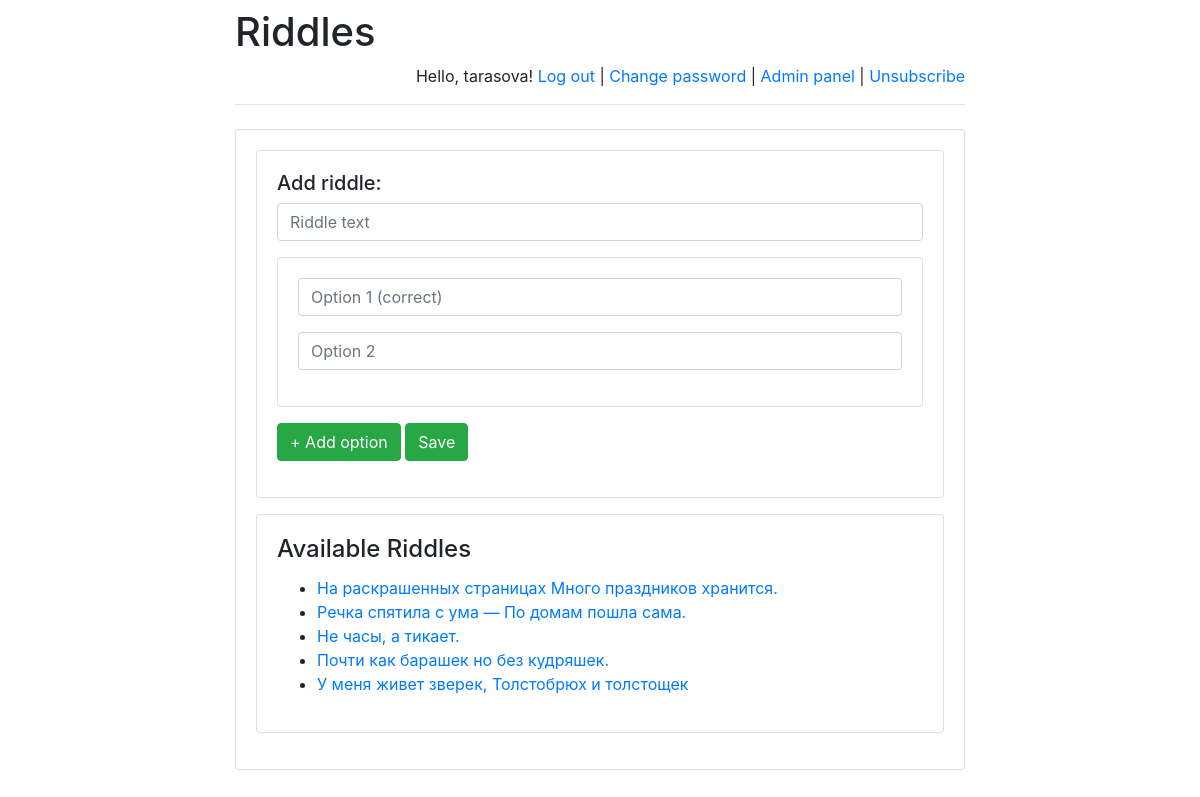
The page /riddles/admin/ (signed in) on the database as committed earlier.
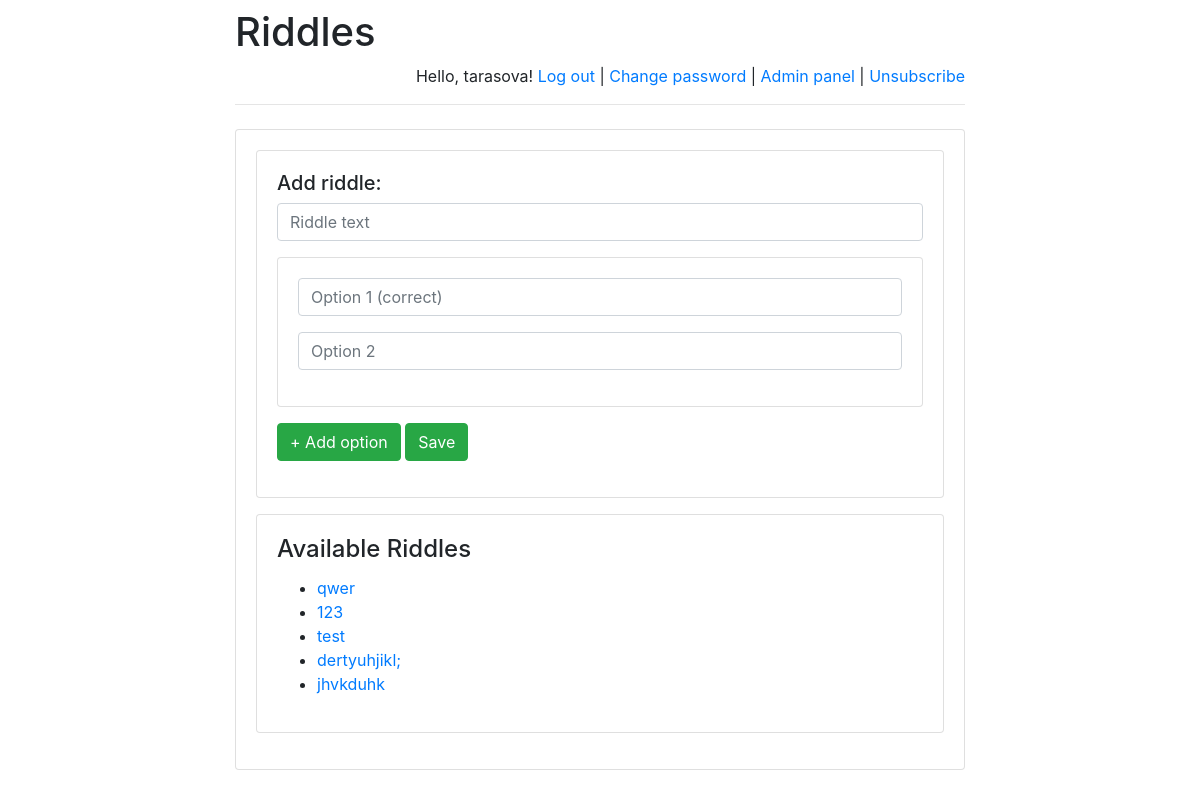
The same page on the database as committed later.
### riddles/models.py (models this page shows)
class Riddle(models.Model):
    riddle_text = models.CharField(max_length=255)
    pub_date = models.DateTimeField('date published')

### riddles/views.py (the view)
def admin(request):
    message = None
    if "message" in request.GET:
        message = request.GET["message"]
    return render(
        request,
        "admin.html",
        {
            "latest_riddles":
                Riddle.objects.order_by('-pub_date')[:5],
            "message": message,
        }
    )

### riddles/templates/admin.html (shortened to what this page needs)
{% extends 'base.html' %}
{% block main %}
    {% if user.is_staff %}
        <div class="card mb-3">
            <div class="card-body">
                <form action="../post_riddle/" method="post">
                    <h5>Add riddle:</h5>
                    <div class="mb-3">
                        <input class="form-control"
                               placeholder="Riddle text"
                               name="text"
                               required/>
                    </div>
                    <div class="card mb-3">
                        <div class="card-body" id="options_new">
                            <div class="mb-3">
                                <input class="form-control"
                                       placeholder="Option 1 (correct)"
                                       name="option1"
                                       required/>
                            </div>
                            <div class="mb-3">
                                <input class="form-control"
                                       placeholder="Option 2"
                                       name="option2"
                                       required/>
                            </div>
                        </div>
                    </div>
                    <div class="mb-3">
                        <button class="btn btn-success"
                                onclick="addOption('options_new', 0)"
                                type="button">
                            + Add option
                        </button>
                        <button class="btn btn-success">
                            Save
                        </button>
                    </div>
                </form>
            </div>
        </div>
        <div class="card mb-3">
            <div class="card-body">
                <h4 class="card-title">Available Riddles</h4>
                {% if latest_riddles %}
                    <ul>
                        {% for riddle in latest_riddles %}
                            <li>
                                <a href="/riddles/{{ riddle.id }}/">
                                    {{ riddle.riddle_text }}
                                </a>
                            </li>
                        {% endfor %}
                    </ul>
                {% else %}
                    <p>No riddles are available right now.</p>
                {% endif %}
            </div>
        </div>
    {% else %}
        <h4>Access denied.</h4>
    {% endif %}
{% endblock %}

Rows that differ between the two databases and show on the page:
no longer on this page (row unchanged): Riddle: riddle_text "На раскрашенных страницах Много праздников хранится."
no longer on this page (row unchanged): Riddle: riddle_text "Речка спятила с ума — По домам пошла сама."
no longer on this page (row unchanged): Riddle: riddle_text "Не часы, а тикает."
no longer on this page (row unchanged): Riddle: riddle_text "Почти как барашек но без кудряшек."
no longer on this page (row unchanged): Riddle: riddle_text "У меня живет зверек, Толстобрюх и толстощек"
added Riddle: riddle_text "qwer"
added Riddle: riddle_text "123"
added Riddle: riddle_text "test"
added Riddle: riddle_text "dertyuhjikl;"
added Riddle: riddle_text "jhvkduhk"
